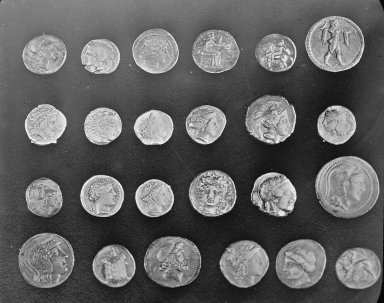
#> input picture Lab2/images/lena_gray_256.tif, 384 x 303 px, found by its file name
$ jupyter execute lab2_ImageP.ipynb
#> lines starting #> are read from the running program, lines starting #| are printed output that depends on the picture; after the words box and inside, x2 and y2 are one past the last pixel; in counts of white or black regions, pixels touching at a corner belong together
**Name:** Ibrahim Khaled Al-Khamis

**Section:** 7MA01

**Course:**   ARTI 403 – Image Processing

---
# Lab 2:   Digital Image Fundamentals

### Step#1: Import the libraries

[cell 1]
import cv2
import numpy as np
import matplotlib.pyplot as plt
from PIL import Image
from skimage import data

### Step#2: Define Functions

[cell 2]
def sample_image(image, factor):
    height, width = image.shape[:2]
    sampled_image = cv2.resize(image, (width // factor, height // factor), interpolation=cv2.INTER_NEAREST)
    return sampled_image

def quantize_image(image, levels):
    quantized_image = np.floor(image / (256 // levels)) * (256 // levels)
    quantized_image = quantized_image.astype(np.uint8)
    return quantized_image

def plot_images(original, sampled, quantized):
    plt.figure(figsize=(12, 4))
    plt.subplot(1, 3, 1)
    plt.imshow(original, cmap='gray')
    plt.title('Original Image')
    plt.axis('off')
    plt.subplot(1, 3, 2)
    plt.imshow(sampled, cmap='gray')
    plt.title('Sampled Image')
    plt.axis('off')
    plt.subplot(1, 3, 3)
    plt.imshow(quantized, cmap='gray')
    plt.title('Quantized Image')
    plt.axis('off')
    plt.show()

### Step#3: Import the image and set the parameters

[cell 3]
image_path = '../images/lena_gray_256.tif'
sampling_factor = 14
quantization_levels = 9

# Load image in grayscale
original_image = cv2.imread(image_path, cv2.IMREAD_GRAYSCALE)
#> original_image is the input picture: shape (303, 384); min 1, max 252, mean 96.9

if original_image is None:
    print(f"Error: Unable to load image at {image_path}")
else:
    # Sample and quantize
    sampled_image = sample_image(original_image, sampling_factor)
    quantized_image = quantize_image(original_image, quantization_levels)

    # Plot results
    plot_images(original_image, sampled_image, quantized_image)
#> in plot_images, `plt.show()`:
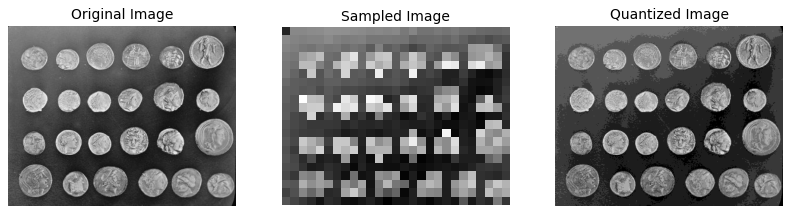
#> figure drawn by matplotlib, 3 panels

### Task#1: Change the sampling and quantization parameters and observe the effects

[cell 4]
# Changed parameters for observation
new_sampling_factor = 4
new_quantization_levels = 2

new_sampled_image = sample_image(original_image, new_sampling_factor)
#> call 2 of sample_image, with factor = 4
#> in sample_image (call 2), `sampled_image = cv2.resize(image, (width // factor, height // factor),..`:
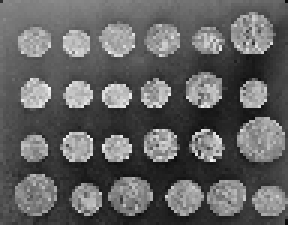
#> sampled_image: shape (75, 96) (shown 3 times larger); min 7, max 245, mean 97.4
new_quantized_image = quantize_image(original_image, new_quantization_levels)
#> call 2 of quantize_image, with levels = 2
#> in quantize_image (call 2), `quantized_image = np.floor(image / (256 // levels)) * (256 // levels)`:
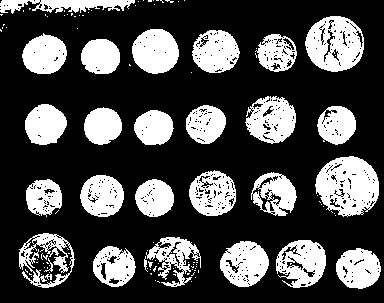
#> quantized_image: shape (303, 384) float64; values 0 (black) and 128 (white), 29.6% white; 119 white regions (91 under 20 px), largest, box (x1, y1, x2, y2) and area: (315, 156, 379, 217) 2701, (305, 16, 364, 72) 2288, (132, 29, 179, 74) 1645

plot_images(original_image, new_sampled_image, new_quantized_image)

By decreasing the sampling factor to 4, the image retains higher spatial resolution compared to factor 14. However, drastically lowering the quantization levels to 2 creates severe false contouring, reducing the image to only black and white with no smooth gray transitions.

### Task#2: Read two images, convert them into arrays, and perform operations

[cell 5]
img1_np = data.camera()
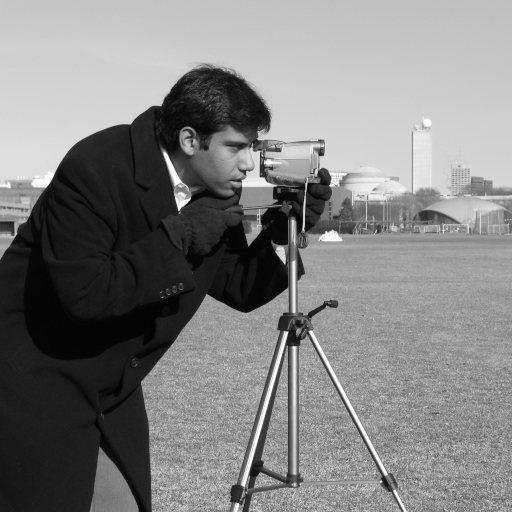
#> input picture skimage.data.camera(), 512 x 512 px
#> img1_np is the input picture: shape (512, 512); min 0, max 255, mean 129.1
img2_np = data.coins()

img1 = Image.fromarray(img1_np)
img2 = Image.fromarray(img2_np)

resize = (400, 400)
img1 = img1.resize(resize, Image.Resampling.LANCZOS)
img2 = img2.resize(resize, Image.Resampling.LANCZOS)
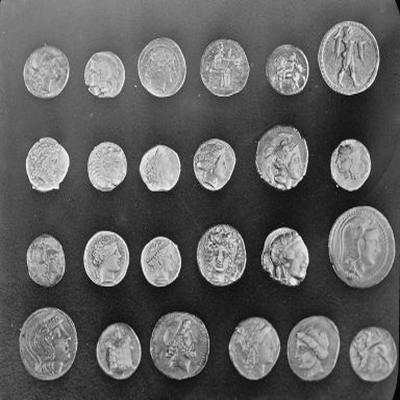
#> img2: PIL image 400x400 L; min 0, max 255, mean 96.9

im1arr = np.asarray(img1)
im2arr = np.asarray(img2)

### 1. Subtract two images and display the result

[cell 6]
subtraction = cv2.subtract(im1arr, im2arr)
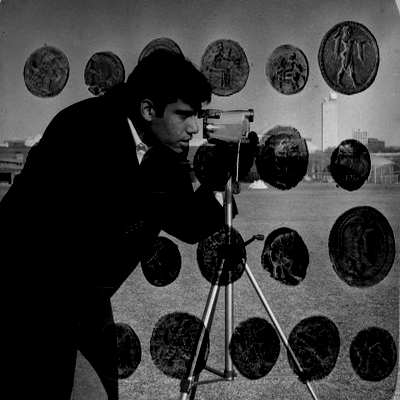
#> subtraction: shape (400, 400); min 0, max 241, mean 56.6

plt.imshow(subtraction, cmap='gray')
plt.title("Subtraction Result")
plt.axis('off')
plt.show()

### 2. Add one image with a constant value of 175 and display it

[cell 7]
add_constant = cv2.add(im1arr, 175)
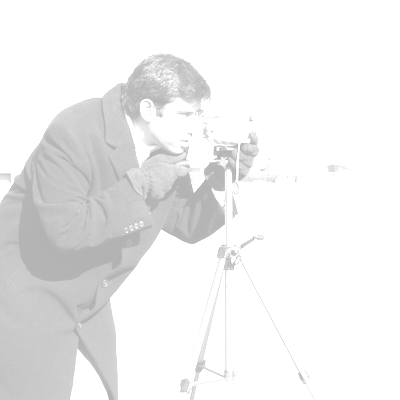
#> add_constant: shape (400, 400); min 175, max 255, mean 238.8

plt.imshow(add_constant, cmap='gray')
plt.title("Addition with Constant 175")
plt.axis('off')
plt.show()

### 3. Apply the set difference operation on two Gray-Scale images

[cell 8]
set_difference = cv2.bitwise_and(im1arr, cv2.bitwise_not(im2arr))
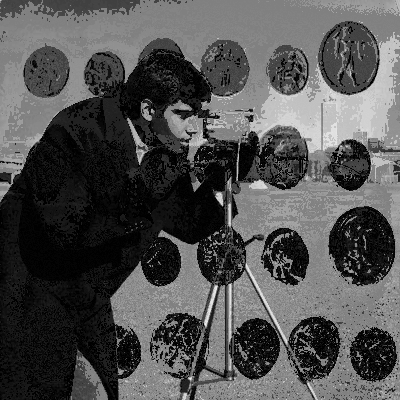
#> set_difference: shape (400, 400); min 0, max 242, mean 80

plt.imshow(set_difference, cmap='gray')
plt.title("Set Difference")
plt.axis('off')
plt.show()

### 4. Apply the symmetric difference operation on two Gray-Scale images

[cell 9]
symmetric_difference = cv2.bitwise_xor(im1arr, im2arr)
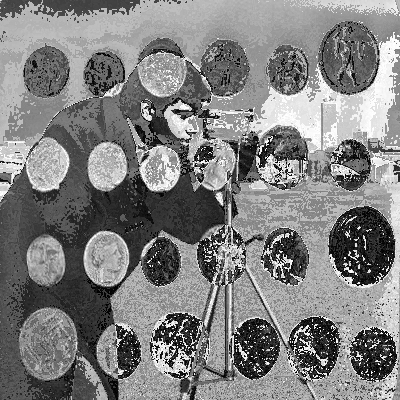
#> symmetric_difference: shape (400, 400); min 0, max 255, mean 127.7

plt.imshow(symmetric_difference, cmap='gray')
plt.title("Symmetric Difference")
plt.axis('off')
plt.show()

### 5. Apply Intersection operations on two Gray-Scale images

[cell 10]
intersection = cv2.bitwise_and(im1arr, im2arr)
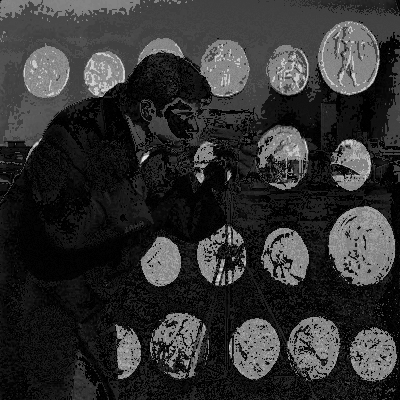
#> intersection: shape (400, 400); min 0, max 234, mean 49.1

plt.imshow(intersection, cmap='gray')
plt.title("Intersection")
plt.axis('off')
plt.show()
